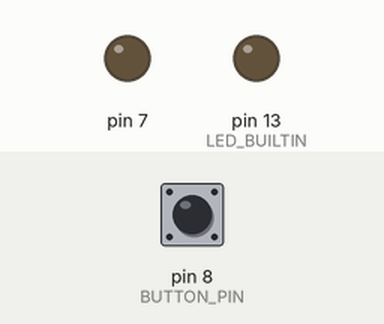
This sketch was run on a simulated Arduino Uno, built with avr-gcc and run on an emulated ATmega328P. Parts: output pins drawn as LEDs (lit = HIGH). The test bench sets the inputs (shaded band); at power-on: pin 8 (BUTTON_PIN) HIGH.

Above: at 1.3 s.
1.4 s: pin 8 (BUTTON_PIN) pulled LOW for 1 s
At 2.8 s:
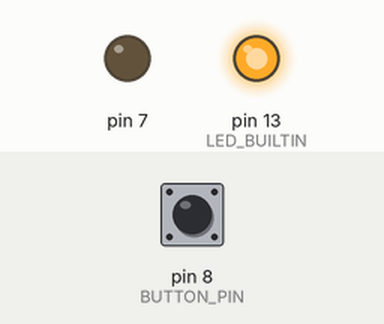
4.4 s: pin 8 (BUTTON_PIN) pulled LOW for 3.2 s
At 8.7 s:
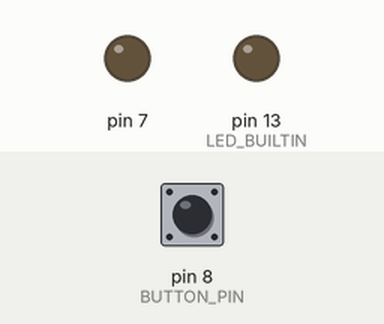
Timing chart, 0 to 10.2 s (numbered marks = the images above; inputs shaded):
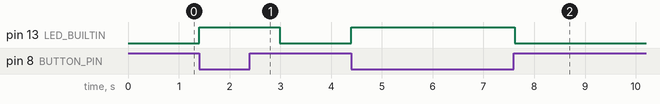

The sketch:

my_A_printertest.ino
```cpp
 /*------------------------------------------------------------------------
  Example sketch for Adafruit Thermal Printer library for Arduino.
  Demonstrates a few text styles & layouts, bitmap printing, etc.

  IMPORTANT: DECLARATIONS DIFFER FROM PRIOR VERSIONS OF THIS LIBRARY.
  This is to support newer & more board types, especially ones that don't
  support SoftwareSerial (e.g. Arduino Due).  You can pass any Stream
  (e.g. Serial1) to the printer constructor.  See notes below.
  ------------------------------------------------------------------------*/

#include "Adafruit_Thermal.h"
#include "adalogo.h"
#include "adaqrcode.h"

// Here's the new syntax when using SoftwareSerial (e.g. Arduino Uno) ----
// If using hardware serial instead, comment out or remove these lines:

#include "SoftwareSerial.h"
#define TX_PIN 6 // Arduino transmit  YELLOW WIRE  labeled RX on printer
#define RX_PIN 5 // Arduino receive   GREEN WIRE   labeled TX on printer
#define BUTTON_PIN 8

SoftwareSerial mySerial(RX_PIN, TX_PIN); // Declare SoftwareSerial obj first
Adafruit_Thermal printer(&mySerial);     // Pass addr to printer constructor
// Then see setup() function regarding serial & printer begin() calls.

// Here's the syntax for hardware serial (e.g. Arduino Due) --------------
// Un-comment the following line if using hardware serial:

//Adafruit_Thermal printer(&Serial1);      // Or Serial2, Serial3, etc.

// -----------------------------------------------------------------------

void setup() {

  // This line is for compatibility with the Adafruit IotP project pack,
  // which uses pin 7 as a spare grounding point.  You only need this if
  // wired up the same way (w/3-pin header into pins 5/6/7):
  pinMode(7, OUTPUT); digitalWrite(7, LOW);

  pinMode(LED_BUILTIN, OUTPUT);

  pinMode(BUTTON_PIN, INPUT_PULLUP);

  // NOTE: SOME PRINTERS NEED 9600 BAUD instead of 19200, check test page.
  mySerial.begin(9600);  // Initialize SoftwareSerial
  //Serial1.begin(19200); // Use this instead if using hardware serial
  printer.begin();        // Init printer (same regardless of serial type)

  // The following calls are in setup(), but don't *need* to be.  Use them
  // anywhere!  They're just here so they run one time and are not printed
  // over and over (which would happen if they were in loop() instead).
  // Some functions will feed a line when called, this is normal.

  // Font options
//  printer.setFont('B');
//  printer.println("FontB");
//  printer.println("ABCDEFGHIJKLMNOPQRSTUVWXYZ");
  printer.setFont('A');
//  printer.println("FontA (default)");
  printer.println("Printer is powered on");

  // Test inverse on & off
//  printer.inverseOn();
//  printer.println(F("Inverse ON"));
//  printer.inverseOff();

  // Test character double-height on & off
//  printer.doubleHeightOn();
//  printer.println(F("Double Height ON"));
//  printer.doubleHeightOff();

  // Set text justification (right, center, left) -- accepts 'L', 'C', 'R'
//  printer.justify('R');
//  printer.println(F("Right justified"));
//  printer.justify('C');
//  printer.println(F("Center justified"));
//  printer.justify('L');
//  printer.println(F("Left justified"));

  // Test more styles
//  printer.boldOn();
//  printer.println(F("Bold text"));
//  printer.boldOff();

//  printer.underlineOn();
//  printer.println(F("Underlined text"));
//  printer.underlineOff();

//  printer.setSize('L');        // Set type size, accepts 'S', 'M', 'L'
//  printer.println(F("Large"));
//  printer.setSize('M');
//  printer.println(F("Medium"));
//  printer.setSize('S');
//  printer.println(F("Small"));

//  printer.justify('C');
//  printer.println(F("normal\nline\nspacing"));
//  printer.setLineHeight(50);
//  printer.println(F("Taller\nline\nspacing"));
//  printer.setLineHeight(); // Reset to default
//  printer.justify('L');

  // Barcode examples:
  // CODE39 is the most common alphanumeric barcode:
//  printer.printBarcode("ADAFRUT", CODE39);
//  printer.setBarcodeHeight(100);
  // Print UPC line on product barcodes:
//  printer.printBarcode("123456789123", UPC_A);

  // Print the 75x75 pixel logo in adalogo.h:
//  printer.printBitmap(adalogo_width, adalogo_height, adalogo_data);

  // Print the 135x135 pixel QR code in adaqrcode.h:
//  printer.printBitmap(adaqrcode_width, adaqrcode_height, adaqrcode_data);
//  printer.println(F("Adafruit!"));
//  printer.feed(2);

//  printer.sleep();      // Tell printer to sleep
//  delay(3000L);         // Sleep for 3 seconds
//  printer.wake();       // MUST wake() before printing again, even if reset
//  printer.setDefault(); // Restore printer to defaults
}

void loop() {
  if (digitalRead(BUTTON_PIN) == LOW) {
    digitalWrite(LED_BUILTIN, HIGH);
    printer.println("Button pressed");
    printer.feed(7);
    delay(20);
    digitalWrite(LED_BUILTIN, LOW);
  }
}
```

Source omitted: adalogo.h (data table, 4917 bytes), adaqrcode.h (data table, 14717 bytes)

Measured:
- after the input at 1.4 s, pin 13 (LED_BUILTIN): LOW → HIGH at once, → LOW 1.6 s later
- after the input at 4.4 s, pin 13 (LED_BUILTIN): LOW → HIGH at once, → LOW 3.2 s later
